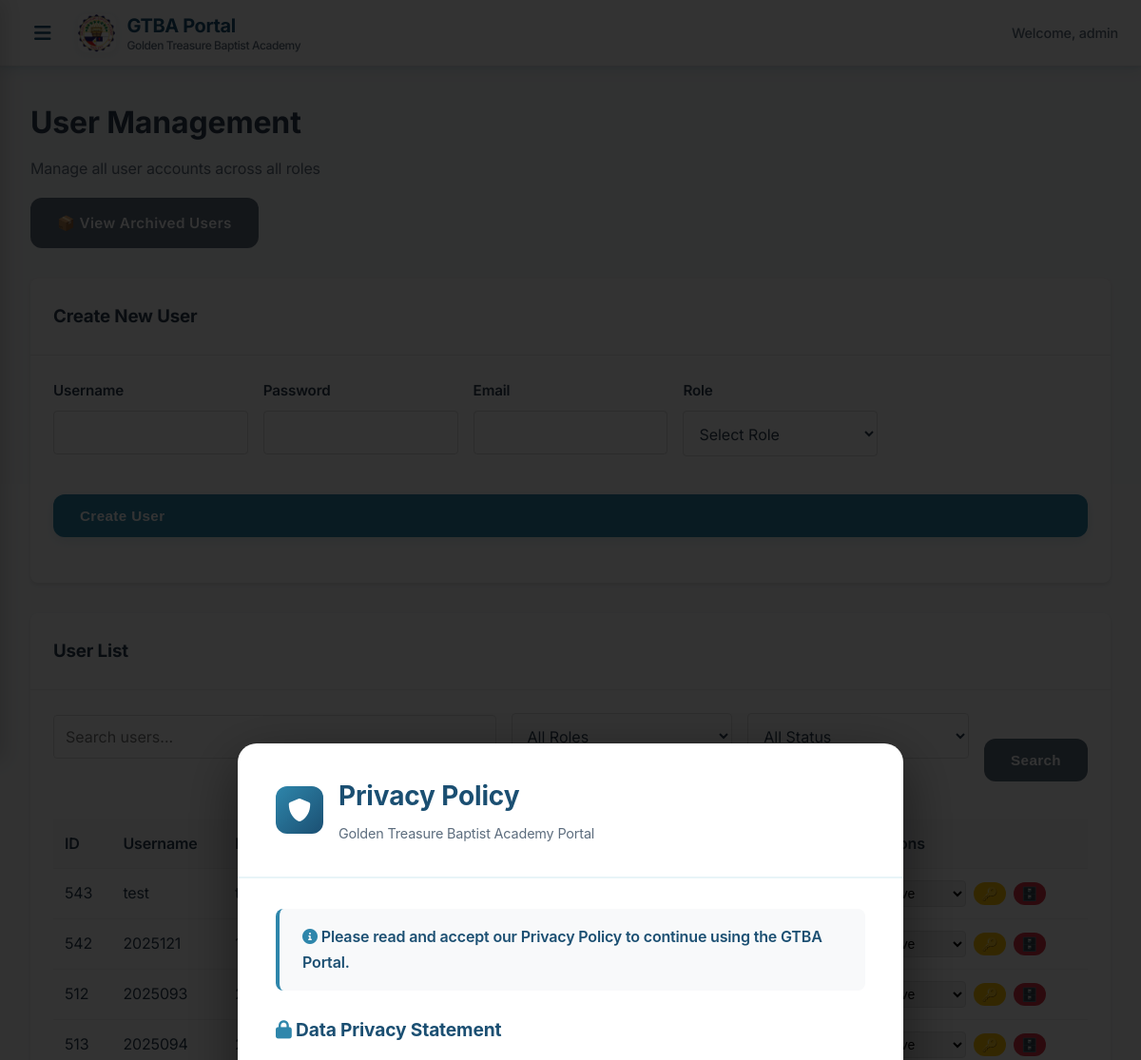
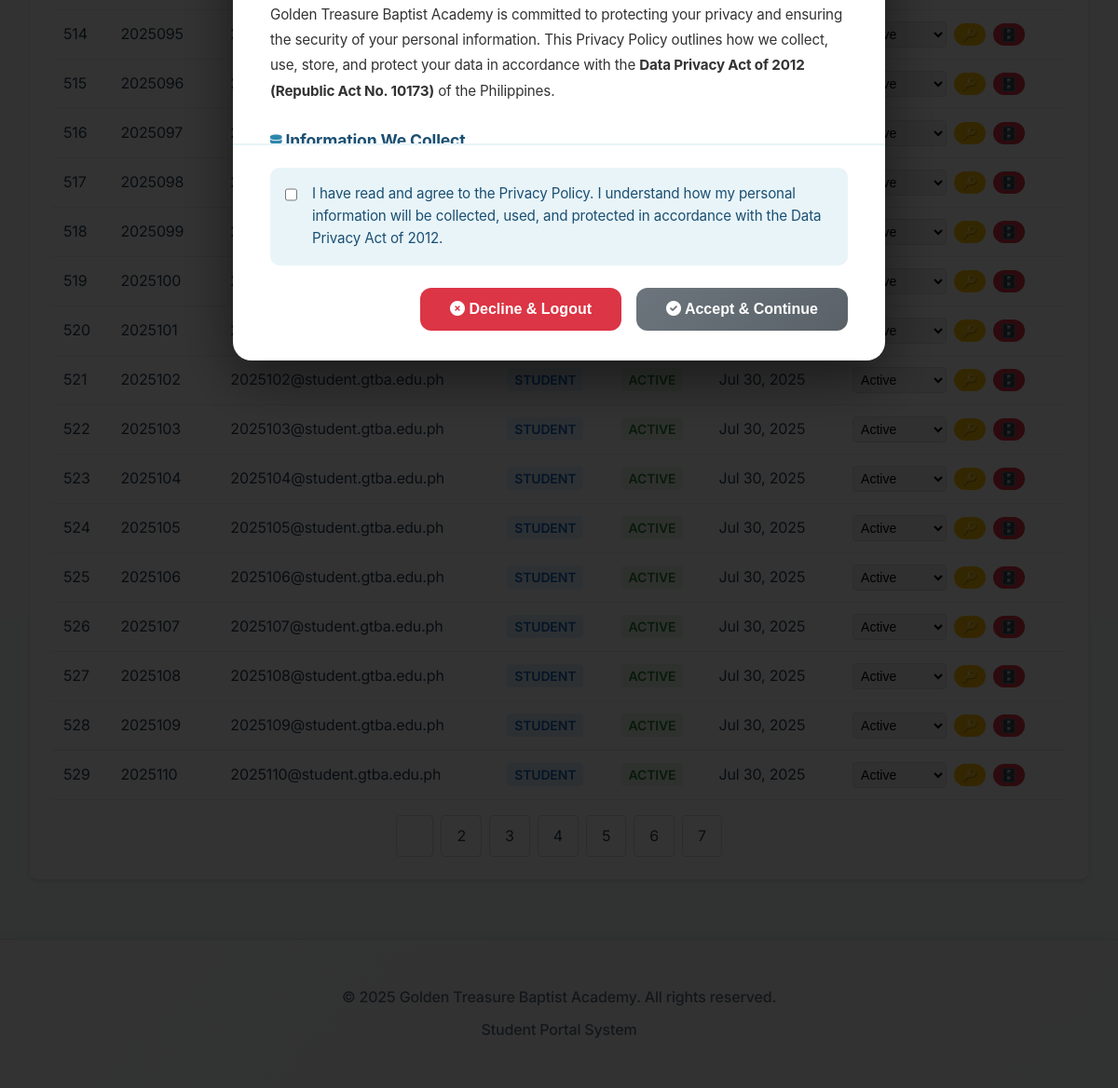
The page /admin/users.php (signed in) on the database its author committed (2 pictures, top to bottom).
### tables this page shows
CREATE TABLE `users` (
  `id` int NOT NULL,
  `username` varchar(50) NOT NULL,
  `email` varchar(100) NOT NULL,
  `profile_picture` varchar(255) DEFAULT NULL,
  `password` varchar(255) NOT NULL,
  `role_id` int NOT NULL,
  `is_active` tinyint(1) DEFAULT '1',
  `archived_at` timestamp NULL DEFAULT NULL,
  `privacy_policy_accepted` tinyint(1) DEFAULT '0',
  `privacy_policy_accepted_at` timestamp NULL DEFAULT NULL,
  `privacy_policy_ip_address` varchar(45) DEFAULT NULL,
  `email_verified_at` timestamp NULL DEFAULT NULL,
  `remember_token` varchar(100) DEFAULT NULL,
  `created_at` timestamp NULL DEFAULT CURRENT_TIMESTAMP,
  `updated_at` timestamp NULL DEFAULT CURRENT_TIMESTAMP ON UPDATE CURRENT_TIMESTAMP
);

CREATE TABLE `roles` (
  `id` int NOT NULL,
  `name` varchar(50) NOT NULL,
  `display_name` varchar(100) NOT NULL,
  `description` text,
  `permissions` json DEFAULT NULL,
  `created_at` timestamp NULL DEFAULT CURRENT_TIMESTAMP,
  `updated_at` timestamp NULL DEFAULT CURRENT_TIMESTAMP ON UPDATE CURRENT_TIMESTAMP
);

### admin/users.php (the view, shortened to what this page needs)
<?php
$database = new Database();
$conn = $database->connect();
$page = isset($_GET['page']) ? (int)$_GET['page'] : 1;
$limit = 20;
$offset = ($page - 1) * $limit;
$search = $_GET['search'] ?? '';
$role_filter = $_GET['role'] ?? '';
$status_filter = $_GET['status'] ?? '';
$where_conditions = [];
$params = [];
$where_conditions[] = "u.archived_at IS NULL";
$where_clause = !empty($where_conditions) ? 'WHERE ' . implode(' AND ', $where_conditions) : '';
$count_sql = "SELECT COUNT(*) as total FROM users u LEFT JOIN roles r ON u.role_id = r.id $where_clause";
$stmt = $conn->prepare($count_sql);
$stmt->execute($params);
$total_users = $stmt->fetch(PDO::FETCH_ASSOC)['total'];
$total_pages = ceil($total_users / $limit);
$sql = "SELECT u.*, r.name as role, r.display_name as role_display,
               CASE WHEN u.is_active = 1 THEN 'active' ELSE 'inactive' END as status
        FROM users u
        LEFT JOIN roles r ON u.role_id = r.id
        $where_clause
        ORDER BY u.created_at DESC
        LIMIT $limit OFFSET $offset";
$stmt = $conn->prepare($sql);
$stmt->execute($params);
$users = $stmt->fetchAll(PDO::FETCH_ASSOC);
?>
<div class="admin-header">
    <h1>User Management</h1>
    <p class="subtitle">Manage all user accounts across all roles</p>
    <a href="archived_users.php" class="btn btn-secondary" style="margin-top: 1rem;">📦 View Archived Users</a>
</div>
<div class="card">
    <div class="card-header">
        <h3>Create New User</h3>
    </div>
    <div class="card-body">
        <form method="POST" class="form-grid">
            <div class="form-group">
                <label for="username">Username</label>
                <input type="text" id="username" name="username" required>
            </div>
            <div class="form-group">
                <label for="password">Password</label>
                <input type="password" id="password" name="password" required>
            </div>
            <div class="form-group">
                <label for="email">Email</label>
                <input type="email" id="email" name="email" required>
            </div>
            <div class="form-group">
                <label for="role">Role</label>
                <select id="role" name="role" required>
                    <option value="">Select Role</option>
                </select>
            </div>
            <div class="form-group" style="grid-column: 1 / -1;">
                <button type="submit" class="btn btn-primary">Create User</button>
            </div>
        </form>
    </div>
</div>
<div class="card">
    <div class="card-header">
        <h3>User List</h3>
    </div>
    <div class="card-body">
        <form method="GET" class="search-form">
            <div class="search-grid">
                <div class="form-group">
                    <input type="text" name="search" placeholder="Search users..." value="<?php echo htmlspecialchars($search); ?>">
                </div>
                <div class="form-group">
                    <select name="role">
                        <option value="">All Roles</option>
                    </select>
                </div>
                <div class="form-group">
                    <select name="status">
                        <option value="">All Status</option>
                    </select>
                </div>
                <button type="submit" class="btn btn-secondary">Search</button>
            </div>
        </form>
        <div class="table-container">
            <table class="data-table">
                <thead>
                    <tr>
                        <th>ID</th>
                        <th>Username</th>
                        <th>Email</th>
                        <th>Role</th>
                        <th>Status</th>
                        <th>Created</th>
                        <th>Actions</th>
                    </tr>
                </thead>
                <tbody>
                    <?php foreach ($users as $user): ?>
                        <tr>
                            <td><?php echo $user['id']; ?></td>
                            <td><?php echo htmlspecialchars($user['username'] ?? ''); ?></td>
                            <td><?php echo htmlspecialchars($user['email'] ?? ''); ?></td>
                            <td>
                                <span class="role-badge role-<?php echo $user['role'] ?? 'student'; ?>">
                                    <?php echo ucfirst($user['role_display'] ?? $user['role'] ?? 'student'); ?>
                                </span>
                            </td>
                            <td>
                                <span class="status-badge status-<?php echo $user['status'] ?? 'active'; ?>">
                                    <?php echo ucfirst($user['status'] ?? 'active'); ?>
                                </span>
                            </td>
                            <td><?php echo date('M j, Y', strtotime($user['created_at'])); ?></td>
                            <td>
                                <div class="action-buttons">
                                    <form method="POST" style="display: inline;">
                                        <select name="status" onchange="this.form.submit()" class="status-select">
                                            <option value="active" <?php echo ($user['status'] ?? 'active') === 'active' ? 'selected' : ''; ?>>Active</option>
                                        </select>
                                    </form>
                                    <form method="POST" style="display: inline;" onsubmit="return confirm('Reset password for this user?')">
                                        <button type="submit" class="btn btn-sm btn-warning" title="Reset Password">🔑</button>
                                    </form>
                                    <form method="POST" style="display: inline;" onsubmit="return confirm('Are you sure you want to archive this user? They will be moved to archived users.')">
                                        <button type="submit" class="btn btn-sm btn-danger" title="Archive User">🗄️</button>
                                    </form>
                                </div>
                            </td>
                        </tr>
                    <?php endforeach; ?>
                </tbody>
            </table>
        </div>
        <?php if ($total_pages > 1): ?>
            <div class="pagination">
                <?php for ($i = 1; $i <= $total_pages; $i++): ?>
                    <a href="?page=<?php echo $i; ?>&search=<?php echo urlencode($search); ?>&role=<?php echo urlencode($role_filter); ?>&status=<?php echo urlencode($status_filter); ?>"
                       class="<?php echo $i === $page ? 'active' : ''; ?>">
                        <?php echo $i; ?>
                    </a>
                <?php endfor; ?>
            </div>
        <?php endif; ?>
    </div>
</div>
<?php
$content = ob_get_clean();
include '../includes/header.php';
echo $content;
include '../includes/footer.php';
?>

### assets/css/style.css (style rules this page uses)
:root { --primary-blue: #2E86AB; --light-blue: #E8F4F8; --accent-blue: #87CEEB; --dark-blue: #1B4F72; --white: #FFFFFF; --black: #2C3E50; --gray: #5D6D7E; --light-gray: #F8F9FA; --border-gray: #E5E8EB; --success: #27AE60; --danger: #E74C3C; --warning: #F39C12; --info: #3498DB; --success-light: #D5EDDA; --danger-light: #F8D7DA; --warning-light: #FFF3CD; --info-light: #D1ECF1; --success-dark: #155724; --danger-dark: #721C24; --warning-dark: #856404; --info-dark: #0C5460; --shadow-light: rgba(46, 134, 171, 0.08); --shadow-medium: rgba(46, 134, 171, 0.15); --shadow-dark: rgba(46, 134, 171, 0.25); }
* { margin: 0; padding: 0; box-sizing: border-box; }
body { font-family: 'Inter', 'Segoe UI', system-ui, -apple-system, sans-serif; background: linear-gradient(135deg, var(--light-blue) 0%, var(--white) 50%, #F4F8FB 100%); color: var(--black); min-height: 100vh; line-height: 1.7; font-size: 16px; letter-spacing: -0.01em; }
.form-group { margin-bottom: 1.75rem; text-align: left; }
.btn { padding: 1rem 2rem; border: none; border-radius: 12px; font-size: 1rem; font-weight: 600; cursor: pointer; transition: all 0.3s cubic-bezier(0.4, 0, 0.2, 1); text-decoration: none; display: inline-block; text-align: center; position: relative; overflow: hidden; letter-spacing: 0.025em; }
.btn::before { content: ''; position: absolute; top: 0; left: -100%; width: 100%; height: 100%; background: linear-gradient(90deg, transparent, rgba(255,255,255,0.2), transparent); transition: left 0.5s; }
.btn-primary { background: linear-gradient(135deg, var(--primary-blue), var(--dark-blue)); color: var(--white); width: 100%; padding: 1.25rem; font-size: 1.1rem; box-shadow: 0 4px 12px var(--shadow-medium); }
.form-grid { display: grid; grid-template-columns: repeat(auto-fit, minmax(250px, 1fr)); gap: 1.5rem; margin-bottom: 1.5rem; }
.form-grid:last-child { margin-bottom: 0; }
.form-group { display: flex; flex-direction: column; }
.form-group label { font-weight: 600; color: var(--black); margin-bottom: 0.75rem; font-size: 0.95rem; }
.form-group input, .form-group select, .form-group textarea { padding: 1rem; border: 2px solid var(--border-gray); border-radius: 12px; font-size: 0.95rem; transition: all 0.3s ease; background: var(--white); color: var(--black); font-family: inherit; }
.btn { display: inline-flex; align-items: center; gap: 0.75rem; padding: 0.875rem 1.75rem; border: none; border-radius: 12px; font-size: 0.95rem; font-weight: 600; text-decoration: none; cursor: pointer; transition: all 0.3s ease; text-align: center; white-space: nowrap; }
.btn-primary { background: var(--primary-blue); color: var(--white); }
.btn-secondary { background: var(--gray); color: var(--white); }
.btn-sm { padding: 0.5rem 1rem; font-size: 0.85rem; }
.form-group { margin-bottom: 1.5rem; }

### rows shown on the page
users: id "543", username "test"
users: id "542", username "2025121"
users: id "512", username "2025093"
users: id "513", username "2025094"
users: id "514", username "2025095"
users: id "515", username "2025096"
users: id "516", username "2025097"
users: id "517", username "2025098"
users: id "518", username "2025099"
users: id "519", username "2025100"
users: id "520", username "2025101"
users: id "521", username "2025102", email "2025102@student.gtba.edu.ph", role.display_name "STUDENT", status "ACTIVE", created_at "Jul 30, 2025"
users: id "522", username "2025103", email "2025103@student.gtba.edu.ph", role.display_name "STUDENT", status "ACTIVE", created_at "Jul 30, 2025"
users: id "523", username "2025104", email "2025104@student.gtba.edu.ph", role.display_name "STUDENT", status "ACTIVE", created_at "Jul 30, 2025"
users: id "524", username "2025105", email "2025105@student.gtba.edu.ph", role.display_name "STUDENT", status "ACTIVE", created_at "Jul 30, 2025"
users: id "525", username "2025106", email "2025106@student.gtba.edu.ph", role.display_name "STUDENT", status "ACTIVE", created_at "Jul 30, 2025"
users: id "526", username "2025107", email "2025107@student.gtba.edu.ph", role.display_name "STUDENT", status "ACTIVE", created_at "Jul 30, 2025"
users: id "527", username "2025108", email "2025108@student.gtba.edu.ph", role.display_name "STUDENT", status "ACTIVE", created_at "Jul 30, 2025"
users: id "528", username "2025109", email "2025109@student.gtba.edu.ph", role.display_name "STUDENT", status "ACTIVE", created_at "Jul 30, 2025"
users: id "529", username "2025110", email "2025110@student.gtba.edu.ph", role.display_name "STUDENT", status "ACTIVE", created_at "Jul 30, 2025"

### other values the page prints
$_SESSION['username'] "admin"
